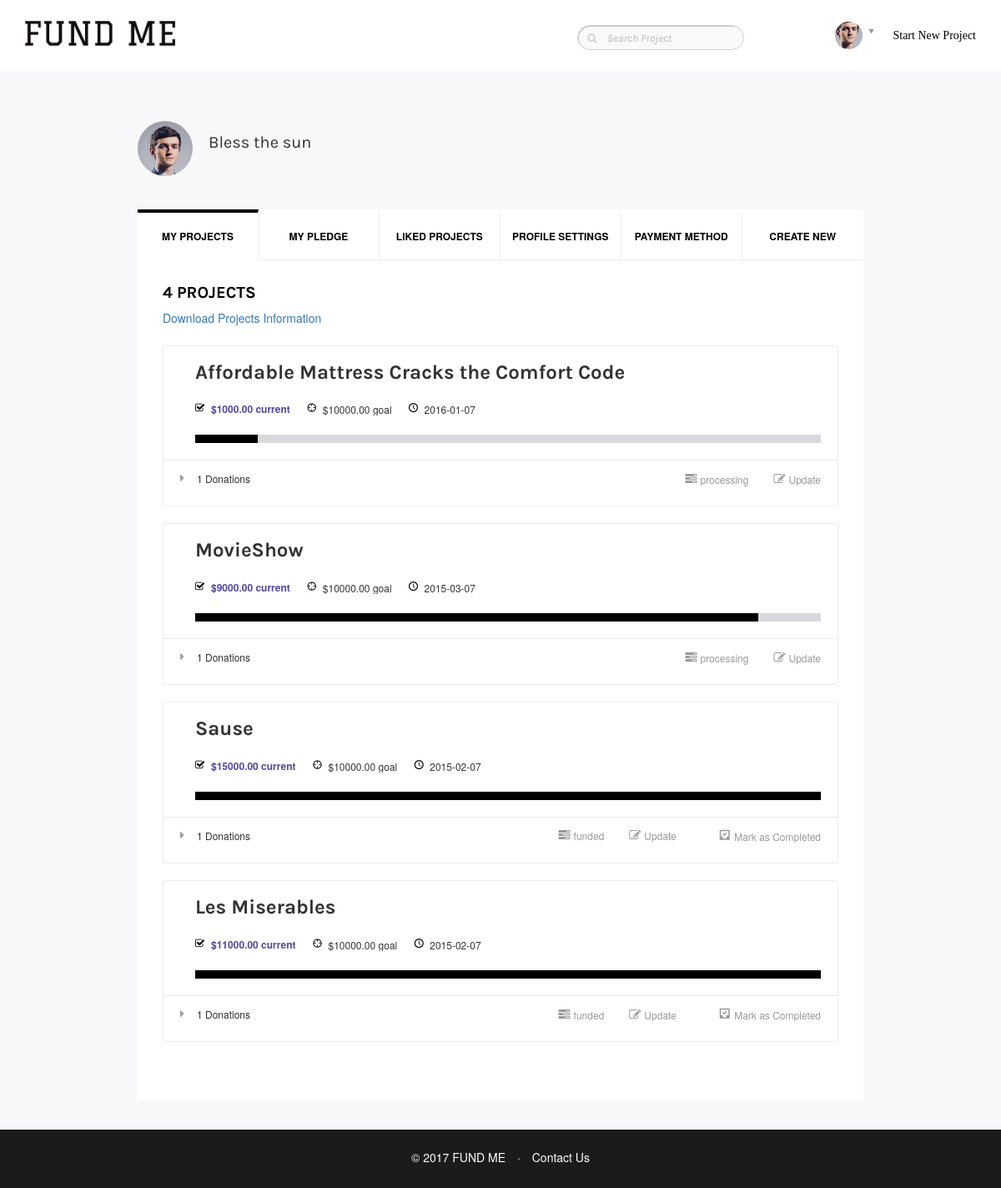
/db/myprojects.php (signed in), run on the app's committed database.
### tables this page shows
CREATE TABLE `projects` (
  `pid` INT UNSIGNED AUTO_INCREMENT NOT NULL,
  `pname` varchar(100) DEFAULT NULL,
  `pdescription` text DEFAULT NULL,
  `uid` varchar(40) NOT NULL,
  `minfund` decimal(10,2) DEFAULT NULL,
  `maxfund` decimal(10,2) DEFAULT NULL,
  `curfund` decimal(10,2) DEFAULT 0,
  `posttime` datetime NOT NULL,
  `endtime` datetime NOT NULL,
  `plannedtime` datetime NOT NULL,
  `completetime` datetime DEFAULT NULL,
  `pstatus` varchar(40) DEFAULT NULL,
  `creditcard` varchar(40) DEFAULT NULL,
  `filename` varchar(40) DEFAULT NULL,
  PRIMARY KEY (`pid`),
  CONSTRAINT `projects_ibfk_1` FOREIGN KEY (`uid`, `creditcard`) REFERENCES `cards` (`uid`,`cnumber`)
);

### db/helperfunction.inc (called while the page is built, shortened)
<?php
function getProjectsByUid($mysqli, $uid) {
    $res = array();
    if ($stmt = $mysqli->prepare("select pid,pname, pdescription,minfund, curfund, posttime, pstatus
from Project.Projects where uid = ? order by posttime desc")) {
        $stmt->bind_param('s', $uid);
        $stmt->execute();
        $stmt->bind_result($pid, $pname, $pdes, $min,$cur,$posttime,$stat);
        try {
            while ($stmt->fetch()) {
                array_push($res, array($pid, $pname, $pdes,$min,$cur,$posttime,$stat));
            }
        } catch (mysqli_sql_exception $e) {
            echo $e;
        } finally {
            $stmt->close();
        }
        return $res;
    }
}
function getPledgesByPid($mysqli, $pid) {
    $res = array();
    if ($stmt = $mysqli->prepare("select uid, username, pltime, amount, plstatus from project.pledge natural join project.users where pid=? order by pltime desc")) {
        $stmt->bind_param('s', $pid);
        $stmt->execute();
        $stmt->bind_result($uid, $username, $pltime, $amount,$stat);
        try {
            while ($stmt->fetch()) {
                array_push($res, array($uid, $username, $pltime, $amount,$stat));
            }
        } catch (mysqli_sql_exception $e) {
            echo $e;
        } finally {
            $stmt->close();
        }
        return $res;
    }
}

### db/myprojects.php (the view, shortened to what this page needs)
<?php
require "helperfunction.inc";
?>
<!DOCTYPE html>
<html lang="en">
<head>
<link href="assets/css/bootstrap.min.css" rel="stylesheet">
<link href="assets/css/bootstrap-theme.css" rel="stylesheet">
<link href="assets/css/language-selector-remove-able-css.css" rel="stylesheet">
<link href="assets/css/flexslider.css" rel="stylesheet">
<link href="assets/css/style.css" rel="stylesheet">
<link href="assets/css/plugin.css" rel="stylesheet">
<link href="assets/css/responsive.css" rel="stylesheet">
<link href="assets/css/menu.css" rel="stylesheet">
<link href="assets/css/color.css" rel="stylesheet">
<link href="assets/css/iconmoon.css" rel="stylesheet">
<link href="assets/css/themetypo.css" rel="stylesheet">
<link href="assets/css/widget.css" rel="stylesheet">
    <link rel="stylesheet" href="https://maxcdn.bootstrapcdn.com/bootstrap/3.3.7/css/bootstrap.min.css" />
</head>
<body>
<div class="wrapper">
    <?php require "header.php";?>
    <main id="main-content">
        <div class="main-section">
            <div class="page-section">
                <div class="profile-pages">
                    <div class="container">
                        <div class="row">
                            <div class="section-fullwidth col-lg-12">
                                <div class="cs-content-holder">
                                    <div class="row">
                                        <div class="cause-holder">
                                            <div class="col-lg-12">
                                                <div class="cs-auther">
                                                    <figure>
                                                        <a href="userprofile.php?id=<?php echo $_SESSION["email"];?>"><img src="assets/extra-images/auther1.jpg" alt="#"></a>
                                                    </figure>
                                                    <div class="text">
                                                        <h3><a href="userprofile.php?id=<?php echo $_SESSION["email"];?>"><?php echo $_SESSION["username"];?></a></h3>
                                                    </div>
                                                </div>
                                            </div>
                                            <div class="col-lg-12">
                                                <div class="profile-block">
                                                    <ul class="scroll-nav">
                                                        <li class="active"><a href="myprojects.php">My Projects</a></li>
                                                        <li><a href="pledgedprojects.php">My Pledge</a></li>
                                                        <li><a href="likedprojects.php">Liked Projects</a></li>
                                                        <li><a href="profilesetting.php">Profile Settings</a></li>
                                                        <li><a href="addcard.php">Payment Method</a></li>
                                                        <li><a href="createproject.php">Create New</a></li>
                                                    </ul>
                                                    <div class="cs-profile-area">
                                                        <div class="cs-title no-border">
                                                            <?php
                                                            $res=getProjectsByUid($mysqli, $_SESSION["email"]);
                                                            ?>
                                                            <h3 id="count-prj"><?php echo count($res);?> Projects</h3>
                                                            <?php
                                                            if (count($res)>0) {
                                                                echo "<a href='savexls/saveminexls.php?uid=".$_SESSION["email"]."'>Download Projects Information</a>";
                                                            }
                                                            ?>
                                                        </div>
                                                        <div class="cs-profile-holder">
                                                            <div class="cs-ads-area">
                                                                <?php
                                                                foreach ($res as $val) {
                                                                    list($pid, $pname, $pdes, $min,$cur,$posttime,$pstat) = $val;
                                                                    $percent = $cur*100/$min >= 100 ? 100 : intval($cur*100/$min);
                                                                    echo "<article>
                                                                    <div class=\"post-main\">
                                                                        <div class=\"detail-area\">
                                                                            <div class=\"ads-title\">
                                                                                <div class=\"text\">
                                                                                    <input id='pidholder' type='hidden' value=''/>
                                                                                    <h3><a href=\"projectdetail.php?id=" . $pid."\">" . $pname. "</a></h3>";
                                                                    echo "<ul class=\"post-details\">
                                                                                        <li><i class=\"cscolor icon-check-square-o\"></i> $".$cur." current</li>";
                                                                    echo "<li><i class=\"cscolor icon-target5\"></i> $". $min. " goal</li>";
                                                                    echo "<li><i class=\"cscolor icon-clock7\"></i>". explode(" ", $posttime)[0] ."</li></ul>";
                                                                    echo "<span class=\"bar\"><span style=\"width:".$percent. "%;\"></span></span></div></div></div></div>";
                                                                    $plres = getPledgesByPid($mysqli, $pid);
                                                                    echo "
                                                                    <div class=\"edit-area\">
                                                                        <a href=\"\" class=\"coll\">". count($plres)." Donations</a>
                                                                        <ul class=\"edit-opts\">
                                                                            <li class=\"active-ad\">". $pstat."</li>";
                                                                    if ($pstat == 'processing'||$pstat == 'funded' ||$pstat == 'closed') {
                                                                        echo "<li class=\"edit-ad\"><a href=\"updateproject.php?id=".$pid."\">Update</a></li>";
                                                                    }
                                                                    if ($pstat == 'funded' ||$pstat == 'closed') {
                                                                        echo "
                                                                            <li class=\"completeli\">
                                                                            <form method=\"post\" action=\"updatetablehelper.php?func=complete\" name=\"completeform\" id=\"completeid\">
                                                                                <input type=\"hidden\" name=\"pid\" value=\"". $pid."\">
                                                                                <i id='completeicon' class='icon-task'></i>
                                                                                <a id=\"completebtn\" href=\"#\">Mark as Completed</a>
                                                                            </form></li>";
                                                                    }
                                                                    echo "</ul>
                                                                        <div id= \"pledgeinfo\"  class=\"cs-profile-holder\">
                                                                        <div class=\"cs-table-holder\">
                                                                            <table>
                                                                                <thead>
                                                                                <tr>
                                                                                    <th>#</th>
                                                                                    <th>Sponser</th>
                                                                                    <th>Amount</th>
                                                                                    <th>Date</th>
                                                                                    <th>Status</th>
                                                                                </tr>
                                                                                </thead>
                                                                                <tbody>";
                                                                    foreach ($plres as $pl) {
                                                                        list($uid, $username, $pltime, $amount,$plstat) = $pl;
                                                                    }
                                                                    echo "</tbody></table></div></div></div></article>";
                                                                }
                                                                ?>
                                                            </div>
                                                        </div>
                                                    </div>
                                                </div>
                                            </div>
                                        </div>
                                    </div>
                                </div>
                            </div>
                        </div>
                    </div>
                </div>
            </div>
        </div>
    </main>
    <?php require "footer.php";?>
</div>
</body>
</html>

### db/assets/css/style.css (style rules this page uses)
html, body { margin: 0px; padding: 0px; min-height: 100%; height: 100%; }

### db/assets/css/themetypo.css (style rules this page uses)
* { margin: 0px; padding: 0px; }
html, body { margin: 0px; padding: 0px; min-height: 100%; height: 100%; }
body { color: #555; font-family: 'Karla', sans-serif; font-size: 14px; font-weight: normal; line-height: 1.7 !important; outline: none; background-color: #fff; }
body h1, body h2, body h3, body h4, body h5, body h6 { color: #000000; font-family: 'Karla', sans-serif; font-style: normal; font-weight: 700; line-height: 1.5; margin: 0px 0px 8px 0px; }
h3 { font-size: 18px; color:#333; }
h1 a, h2 a, h3 a, h4 a, h5 a, h6 a { color: #000000; }
h3 a { color:#333; }
a { color: #333333; text-decoration: none; outline: none; }
ul { margin-bottom: 0px; }
figure { margin-bottom: 6px; position: relative; }
img { max-width: 100%; }
.main-section { padding-top: 10px; float: left; min-width: 100%; width:auto; min-height: 100%; }
.main-section:before { height:50px; }
.profile-pages { background-color: #f8f8fb; float: left; margin-top: -50px; padding-top: 40px; width: 100%; }
.element-size-100, .section-fullwidth { float: left; width: 100%; }
figure img { width: 100%; }
.page-section { float: left; width: 100%; padding:60px 0 0 0; }
.page-section:after { content: ""; display: block; height: 0px; }
[class*="col-md"], [class*="col-lg"] { display: inline-block; margin: 0 -4px 0 0; vertical-align: top; float: none; }
.wrapper { background-color: #f8f8fb; height: 100vh; display: flex; flex-direction: column; }
main { flex: 1; }
li { list-style: disc outside none; }

### data on the page
projects: pname "Affordable Mattress Cracks the Comfort Code", curfund "1000.00", minfund "10000.00", posttime "2016-01-07", count($plres) "1", pstatus "processing"
projects: pname "MovieShow", curfund "9000.00", minfund "10000.00", posttime "2015-03-07", count($plres) "1", pstatus "processing"
projects: pname "Sause", curfund "15000.00", minfund "10000.00", posttime "2015-02-07", count($plres) "1", pstatus "funded"
projects: pname "Les Miserables", curfund "11000.00", minfund "10000.00", posttime "2015-02-07", count($plres) "1", pstatus "funded"

### other printed values
$_SESSION["username"] "Bless the sun"
count($res) "4"
